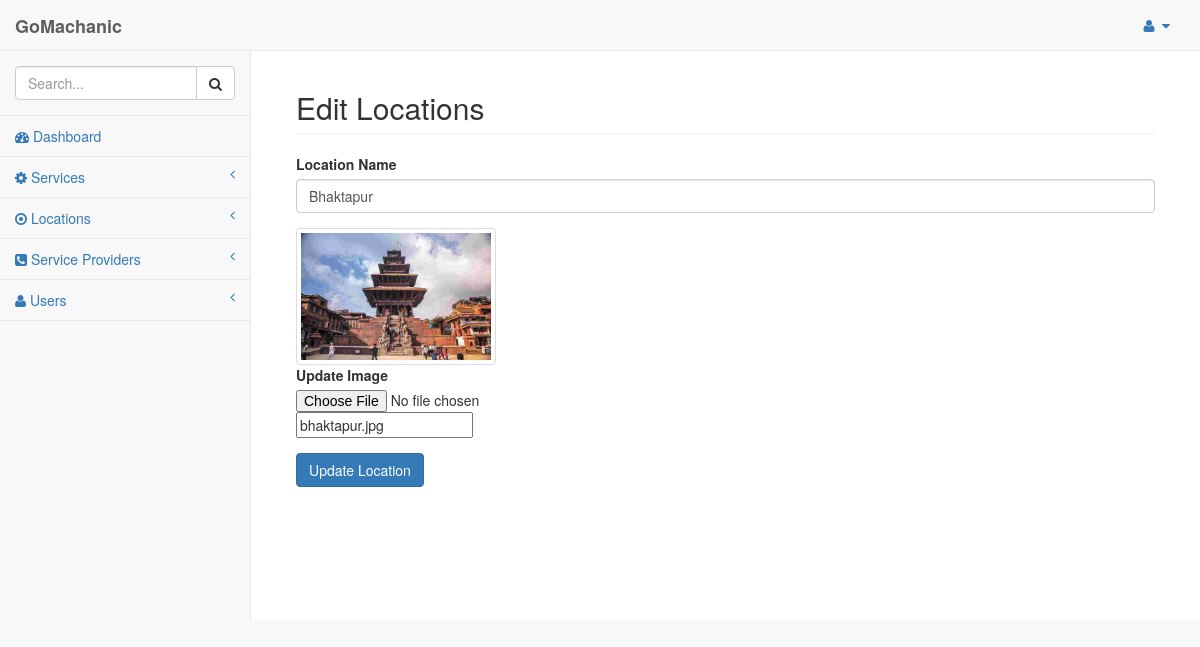
Screenshot of /admin/index.php?page=location-edit&id=47 (signed in) with the database file from the repository.
### tables this page shows
CREATE TABLE `tbl_locations` (
  `id` int(12) NOT NULL,
  `location_name` varchar(255) NOT NULL,
  `location_image` varchar(255) NOT NULL
);

### includes/functions.php (called while the page is built, shortened)
<?php
class database {
	var $con;
	var $hostname   =   'localhost';
	var $username   =   'root';
	var $password   =   '';
	var $database   =   'gomachanic';
	function __construct() {
		$this->con =new mysqli($this->hostname,$this->username,$this->password,$this->database);
	}
	function sd_locations_edit($id) {
		$sql="SELECT * from tbl_locations WHERE id='$id'";
		$res=$this->con->query($sql);
		return $res;
	}
}
?>

### admin/location-edit.php (the view, shortened to what this page needs)
<?php
$obj = new database();
?>
<?php
$id=$_GET['id'];
$select=$obj->sd_locations_edit($id);
$row=$select->fetch_assoc();
?>
<div class="col-lg-12">
     <h2 class="page-header">Edit Locations</h2>
</div>
</div>
    <form method="post" enctype="multipart/form-data">
        <div class="form-group">
            <label for="exampleFormControlInput1">Location Name</label>
                <input type="textarea" class="form-control" name="location_name" placeholder="Enter Location Name" required="required" value="<?php echo $row['location_name']; ?>">
        </div>
        <img src="../uploads/<?php echo $row['location_image']; ?>" alt="<?php echo $row['location_name']; ?>" class="img-thumbnail" width="200px" height="200px">
        <div class="form-group">
            <label for="exampleFormControlFile1">Update Image</label>
            <input type="file" class="form-control-file" name="location_image">
            <input type="text" name="old_location_image" value="<?php echo $row['location_image']; ?>">
        </div>
        <button class="btn btn-primary" name="submit">Update Location</button>
    </form>

### rows the page displays
tbl_locations: location_name "Bhaktapur", location_image (picture), old_location_image "bhaktapur.jpg"
